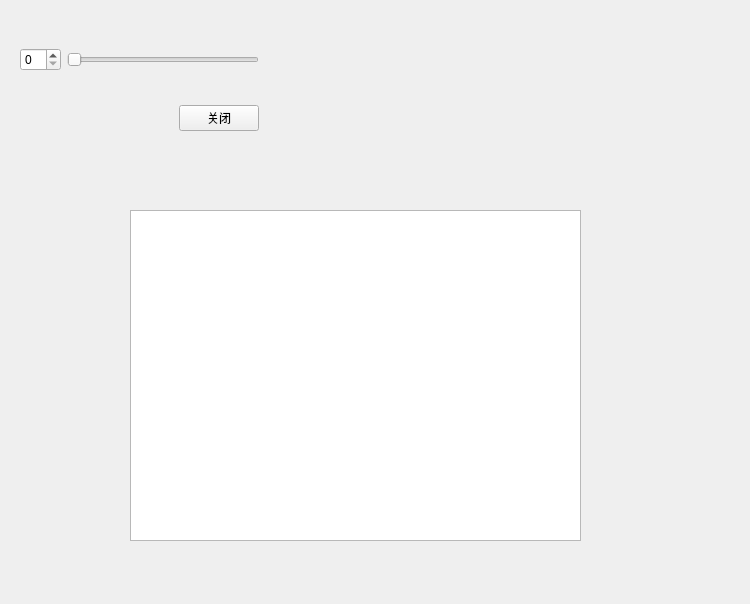
<?xml version="1.0" encoding="UTF-8"?>
<ui version="4.0">
 <class>Binary</class>
 <widget class="QWidget" name="Binary">
  <property name="geometry">
   <rect>
    <x>0</x>
    <y>0</y>
    <width>750</width>
    <height>604</height>
   </rect>
  </property>
  <property name="windowTitle">
   <string>Binary</string>
  </property>
  <widget class="QGraphicsView" name="graphicsView">
   <property name="geometry">
    <rect>
     <x>130</x>
     <y>210</y>
     <width>451</width>
     <height>331</height>
    </rect>
   </property>
  </widget>
  <widget class="QWidget" name="">
   <property name="geometry">
    <rect>
     <x>9</x>
     <y>9</y>
     <width>261</width>
     <height>161</height>
    </rect>
   </property>
   <layout class="QVBoxLayout" name="verticalLayout">
    <item>
     <layout class="QHBoxLayout" name="horizontalLayout">
      <item>
       <widget class="QSpinBox" name="spinBox"/>
      </item>
      <item>
       <widget class="QSlider" name="horizontalSlider">
        <property name="orientation">
         <enum>Qt::Horizontal</enum>
        </property>
       </widget>
      </item>
     </layout>
    </item>
    <item>
     <layout class="QHBoxLayout" name="horizontalLayout_2">
      <item>
       <spacer name="horizontalSpacer">
        <property name="orientation">
         <enum>Qt::Horizontal</enum>
        </property>
        <property name="sizeHint" stdset="0">
         <size>
          <width>40</width>
          <height>20</height>
         </size>
        </property>
       </spacer>
      </item>
      <item>
       <widget class="QPushButton" name="pushButton">
        <property name="text">
         <string>关闭</string>
        </property>
       </widget>
      </item>
     </layout>
    </item>
   </layout>
  </widget>
 </widget>
 <layoutdefault spacing="6" margin="11"/>
 <resources/>
 <connections/>
</ui>
